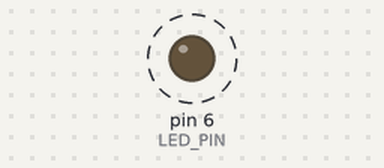
A sketch run on a simulated Arduino Uno, built with avr-gcc and run on an emulated ATmega328P. Shown: output pins drawn as LEDs (lit = HIGH). Dashed ring = blinking.

Above: at 0.6 s.
Timing chart, 0 to 3.0 s (numbered marks = the images above):
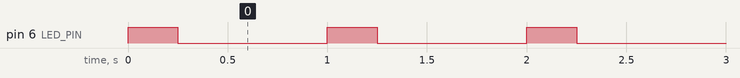

Measured:
- by itself, pin 6 (LED_PIN): alternates HIGH for 0.25 s and LOW for 0.75 s

The sketch:

blink.ino
```cpp
/*
 * Ce programme fait clignotter une
 * LED connectée à une broche numérique
 * de l'Arduino UNO
 *
 * Frédéric D. - 2024
 */

#define LED_PIN 6        // LED branchée sur broche 6

#define DELAY_ON  250
#define DELAY_OFF 750

void setup() {
  // Définir broche 13 comme sortie
  pinMode(LED_PIN, OUTPUT);
}

void loop() {
  digitalWrite(LED_PIN, HIGH);
  delay(DELAY_ON);
  digitalWrite(LED_PIN, LOW);
  delay(DELAY_OFF);
}
```
